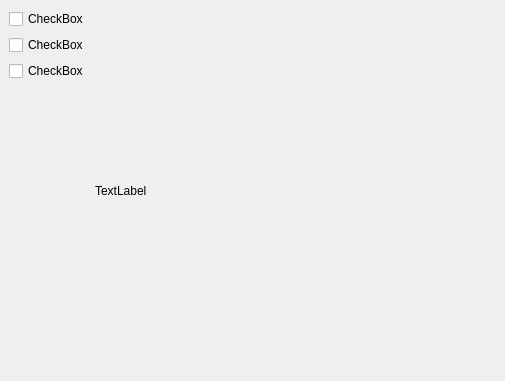
<?xml version="1.0" encoding="UTF-8"?>
<ui version="4.0">
 <class>MainWindow</class>
 <widget class="QMainWindow" name="MainWindow">
  <property name="geometry">
   <rect>
    <x>0</x>
    <y>0</y>
    <width>505</width>
    <height>381</height>
   </rect>
  </property>
  <property name="windowTitle">
   <string notr="true">MainWindow</string>
  </property>
  <widget class="QWidget" name="centralwidget">
   <layout class="QHBoxLayout" name="horizontalLayout_2">
    <item>
     <layout class="QHBoxLayout" name="horizontalLayout">
      <item>
       <layout class="QVBoxLayout" name="verticalLayout_2">
        <item>
         <widget class="QCheckBox" name="checkBox_2">
          <property name="text">
           <string notr="true">CheckBox</string>
          </property>
         </widget>
        </item>
        <item>
         <widget class="QCheckBox" name="checkBox">
          <property name="text">
           <string notr="true">CheckBox</string>
          </property>
         </widget>
        </item>
        <item>
         <widget class="QCheckBox" name="checkBox_3">
          <property name="text">
           <string notr="true">CheckBox</string>
          </property>
         </widget>
        </item>
        <item>
         <spacer name="verticalSpacer">
          <property name="orientation">
           <enum>Qt::Vertical</enum>
          </property>
          <property name="sizeHint" stdset="0">
           <size>
            <width>20</width>
            <height>40</height>
           </size>
          </property>
         </spacer>
        </item>
       </layout>
      </item>
      <item>
       <spacer name="horizontalSpacer">
        <property name="orientation">
         <enum>Qt::Horizontal</enum>
        </property>
        <property name="sizeType">
         <enum>QSizePolicy::Minimum</enum>
        </property>
        <property name="sizeHint" stdset="0">
         <size>
          <width>0</width>
          <height>0</height>
         </size>
        </property>
       </spacer>
      </item>
      <item>
       <layout class="QVBoxLayout" name="verticalLayout">
        <item>
         <widget class="QLabel" name="label">
          <property name="sizePolicy">
           <sizepolicy hsizetype="MinimumExpanding" vsizetype="Preferred">
            <horstretch>0</horstretch>
            <verstretch>0</verstretch>
           </sizepolicy>
          </property>
          <property name="toolTip">
           <string notr="true"/>
          </property>
          <property name="text">
           <string notr="true">TextLabel</string>
          </property>
         </widget>
        </item>
       </layout>
      </item>
     </layout>
    </item>
   </layout>
  </widget>
 </widget>
 <resources/>
 <connections/>
</ui>
